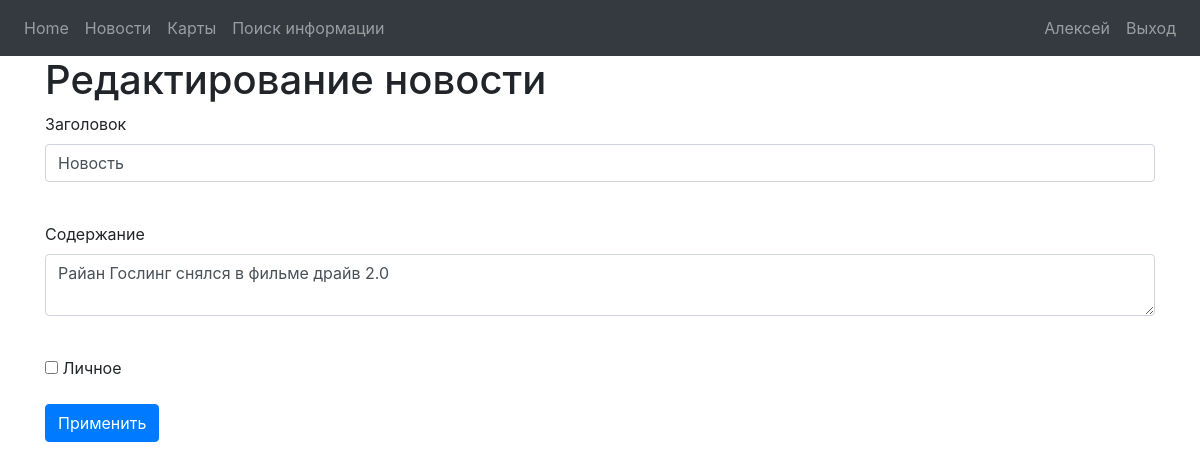
The page /edit-news/2 (signed in) on the database its author committed.
### data/users.py (models this page shows)
class User(SqlAlchemyBase, UserMixin):
    __tablename__ = 'users'
    id = sqlalchemy.Column(sqlalchemy.Integer, primary_key=True)
    email = sqlalchemy.Column(sqlalchemy.String, unique=True)
    password = sqlalchemy.Column(sqlalchemy.String)
    first_name = sqlalchemy.Column(sqlalchemy.String)
    notes = orm.relationship("Note", back_populates="user")
    news = orm.relationship("News", back_populates='user')

### data/news.py (models this page shows)
class News(SqlAlchemyBase):
    __tablename__ = 'news'
    id = sqlalchemy.Column(sqlalchemy.Integer,
                           primary_key=True, autoincrement=True)
    title = sqlalchemy.Column(sqlalchemy.String, nullable=True)
    content = sqlalchemy.Column(sqlalchemy.String, nullable=True)
    created_date = sqlalchemy.Column(sqlalchemy.DateTime,
                                     default=datetime.datetime.now)
    is_private = sqlalchemy.Column(sqlalchemy.Boolean, default=True)
    user_id = sqlalchemy.Column(sqlalchemy.Integer,
                                sqlalchemy.ForeignKey("users.id"))
    user = orm.relationship('User')

### view.py (the view, shortened to what this page needs)
@view.route('/edit-news/<int:news_id>', methods=['GET', 'POST'])
@login_required
def edit_news(news_id):
    form = NewsForm()
    if request.method == "GET":
        db_sess = db_session.create_session()
        news = db_sess.query(News).filter(News.id == news_id,
                                          News.user == current_user
                                          ).first()
        if news:
            form.title.data = news.title
            form.content.data = news.content
            form.is_private.data = news.is_private
        else:
            abort(404)
    return render_template('news_action.html',
                           title='Редактирование новости',
                           form=form, user=current_user, act="Edit news"
                           )

### forms/news.py
class NewsForm(FlaskForm):
    title = StringField('Заголовок', validators=[DataRequired()])
    content = TextAreaField("Содержание")
    is_private = BooleanField("Личное")
    submit = SubmitField('Применить')

### __init__.py (called while the page is built)
def create_app():
    app = Flask(__name__)
    app.config["SECRET_KEY"] = "Leha_secret"
    db_session.global_init(f"db/{DB_NAME}")
    app.register_blueprint(view, url_prefix="/")
    app.register_blueprint(auth, url_prefix="/")
    login_manager = LoginManager()
    login_manager.login_view = "auth.login"
    login_manager.init_app(app)
    @login_manager.user_loader
    def load_user(user_id):
        db_sess = db_session.create_session()
        return db_sess.query(User).get(int(user_id))
    app.run()
    return app

### data/db_session.py (called while the page is built)
def create_session() -> Session:
    global __factory
    return __factory()

### templates/news_action.html (shortened to what this page needs)
{% extends 'base.html' %}{% block title %}{{ act }}{% endblock %}
{% block content %}
<h1>{{ title }}</h1>
<form action="" method="post">
    <p>
        {{ form.title.label }}<br>
        {{ form.title(class="form-control") }}<br>
    </p>
    <p>
        {{ form.content.label }}<br>
        {{ form.content(class="form-control") }}<br>
    </p>
    <p>{{ form.is_private() }} {{ form.is_private.label }}</p>
    <p>{{ form.submit(type="submit", class="btn btn-primary") }}</p>
</form>
{% endblock %}

### templates/base.html (shortened to what this page needs)
<!DOCTYPE html>
<html>
  <head>
    <link
      rel="stylesheet"
      href="https://stackpath.bootstrapcdn.com/bootstrap/4.4.1/css/bootstrap.min.css"
    />
    <link
      rel="stylesheet"
      href="https://stackpath.bootstrapcdn.com/font-awesome/4.7.0/css/font-awesome.min.css"
    />
  </head>
  <body>
    <nav class="navbar navbar-expand-lg navbar-dark bg-dark">
      <div class="collapse navbar-collapse" id="navbar">
        <div class="navbar-nav">
          {% if user.is_authenticated %}
          <a class="nav-item nav-link" id="home" href="/">Home</a>
          <a class="nav-item nav-link" id="news" href="/news">Новости</a>
          <a class="nav-item nav-link" id="maps" href="/maps">Карты</a>
          <a class="nav-item nav-link" id="info" href="/find_info">Поиск информации</a>
          {% else %}
          <a class="nav-item nav-link" id="login" href="/login">Вход</a>
          <a class="nav-item nav-link" id="register" href="/register">Регистрация</a>
          {% endif %}
        </div>
      </div>
      <div class="navbar-nav" align="right">
        {% if user.is_authenticated %}
        <a class="nav-item nav-link" id="cabinet" href="/cabinet">{{ user.first_name }}</a>
        <a class="nav-item nav-link" id="logout" href="/logout">Выход</a>
        {% endif %}
      </div>
    </nav>
    <div class="container">{% block content %}{% endblock %}</div>
  </body>
</html>

### rows shown on the page
User: first_name "Алексей"
News: title "Новость", content "Райан Гослинг снялся в фильме драйв 2.0"

### other values the page prints
{{ title }} "Редактирование новости"
